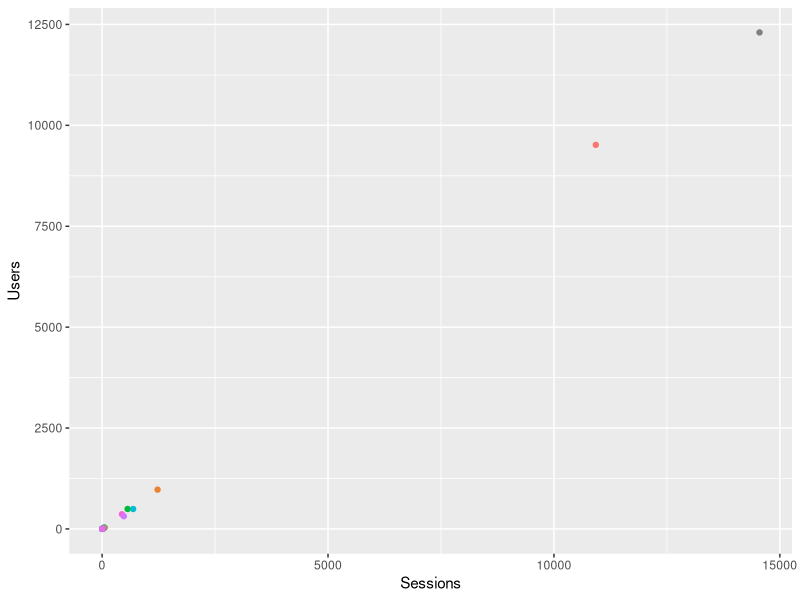

The R script that drew this image:
## ---- chunk 1
library(dplyr, warn.conflicts = FALSE)
library(readxl)
library(tidyr, warn.conflicts = FALSE)
library(tidyverse, warn.conflicts = FALSE)
library(ggrepel)
## ---- chunk 2
df <- read_excel('regression.xlsx', 'Dataset1') 
## ---- chunk 3
names(df)
## ---- chunk 4
df2 <- select(df, "Source", "Users", "Sessions")

df2 <- df2 %>% 
  mutate(Conversion = (Users / Sessions) * 100)

df2
## ---- chunk 5
ggplot(df, mapping = aes(x = Sessions, 
                         y = Users, 
                         color = Source, 
                         label = Source)) +
   theme(legend.position = "none") +
  geom_point()
## ---- chunk 6
model <- lm(Users ~ Sessions, data = df)

summary(model)
